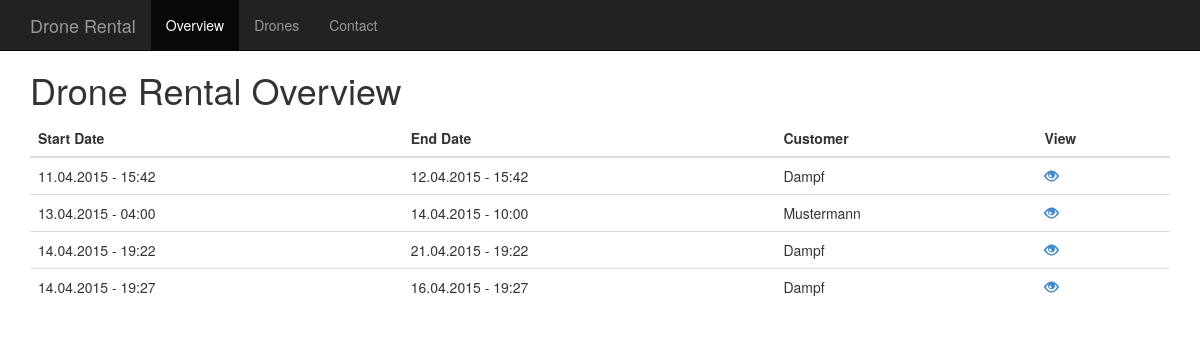
The page / on the database its author committed.
### Drone_Rental/models.py (models this page shows, shortened)
class Case(models.Model):
    start_date = models.DateTimeField()
    end_date = models.DateTimeField()
    billing_days = models.IntegerField()
    drone = models.ForeignKey(Drone)
    customer = models.ForeignKey(Customer)
    status = models.CharField(max_length=20, choices=[('iq', 'inquiry'), ('bk', 'booked'), ('cn', 'cancelled'), ('bl', 'billed'), ('pd', 'payed')], default='bk')
    def _get_price(self):
        return self.billing_days * self.drone.price
    price = property(_get_price)

class Customer(models.Model):
    first_name = models.CharField(max_length=50)
    last_name = models.CharField(max_length=50)
    email = models.EmailField()
    phone = models.CharField(max_length=50, blank=True)
    street = models.CharField(max_length=200)
    zipcode = models.CharField(max_length=5)
    city = models.CharField(max_length=50)

### Drone_Rental/views.py (the view)
# urls.py: url(r'^$', views.IndexView.as_view(), name='index'),
class IndexView(generic.ListView):
    template_name = 'Drone_Rental/index.html'
    model = Case
    context_object_name = 'case_list'

### Drone_Rental/templates/Drone_Rental/index.html
{% extends 'Drone_Rental/base_file.html' %}
{% block title %}<h1>Drone Rental Overview</h1>{% endblock title %}
{% block content %}
    <table class="table">
        <thead>
            <tr>
                <th>Start Date</th>
                <th>End Date</th>
                <th>Customer</th>
                <th>View</th>
            </tr>
        </thead>
        <tbody>
            {% for case in case_list %}
            <tr>
                <td>{{ case.start_date|date:'d.m.Y - H:i' }}</td>
                <td>{{ case.end_date|date:'d.m.Y - H:i' }}</td>
                <td>{{ case.customer.last_name }}</td>
                <td><a href="{% url 'detail' case.pk %}"><span class="glyphicon glyphicon-eye-open"></span></a></td>
            </tr>
            {% endfor %}
        </tbody>
    </table>
{% endblock content %}

### Drone_Rental/templates/Drone_Rental/base_file.html (shortened to what this page needs)
<!DOCTYPE html>
<html>
<head lang="en">
    {% load staticfiles %}
    <link href="{% static 'Drone_Rental/css/style.css' %}" rel="stylesheet" media="screen">
    <link href="{% static 'Drone_Rental/css/bootstrap.min.css' %}" rel="stylesheet" media="screen">
</head>
<body>
<nav class="navbar navbar-inverse navbar-fixed-top">
      <div class="container">
        <div class="navbar-header">
          <a class="navbar-brand" href="{% url 'index' %}">Drone Rental</a>
        </div>
        <div id="navbar" class="collapse navbar-collapse">
          <ul class="nav navbar-nav">
            <li class="active"><a href="#">Overview</a></li>
            <li><a href="{% url 'drone-index' %}">Drones</a></li>
            <li><a href="#contact">Contact</a></li>
          </ul>
        </div>
      </div>
    </nav>
    <div class="container">
        {% block title %}<h1>Drone Rental</h1>{% endblock title %}
        {% block content %}<p>This is the Drone Rental System</p>{% endblock %}
    </div>
</body>
</html>

### Drone_Rental/static/Drone_Rental/css/style.css (style rules this page uses)
body { font-family: Helvetica, Arial, sans-serif; padding-top: 50px; }

### rows shown on the page
Case: start_date "11.04.2015 - 15:42", end_date "12.04.2015 - 15:42", customer.last_name "Dampf"
Case: start_date "13.04.2015 - 04:00", end_date "14.04.2015 - 10:00", customer.last_name "Mustermann"
Case: start_date "14.04.2015 - 19:22", end_date "21.04.2015 - 19:22", customer.last_name "Dampf"
Case: start_date "14.04.2015 - 19:27", end_date "16.04.2015 - 19:27", customer.last_name "Dampf"
